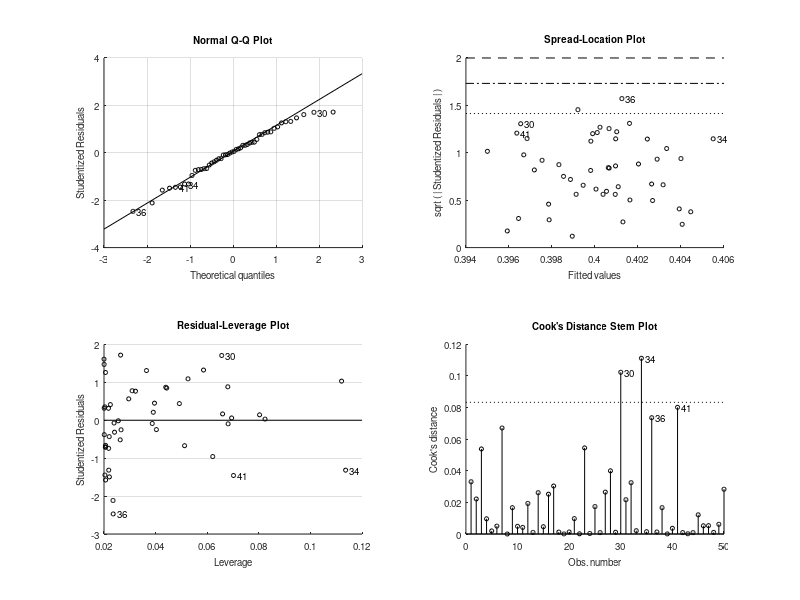

Write the MATLAB code that produced this figure. (Note: this script raises an error after producing the figure.)
% model behavioral variance explained as a function of behavioral persistence
% and true correlation between latent variable of interest with behavior
% Matt Churgin, de Bivort lab 2019
clear all
close all

numflies=50; % number of flies
iters=100; % number of iterations
nsteps=40; % num steps for x-y axis. 40 is a good chioce

behaviorcorr=[0:1/nsteps:1];
trueLatentCorr=[0:1/nsteps:1];

% behavior is assumed to come from a normal distribution
meanBehavior=0.4; % population mean behavioral measurement
standarddevBehavior=0.1; % population behavioral standard deviation 

varianceExplained=zeros(iters,length(behaviorcorr),length(trueLatentCorr));
corrc=zeros(iters,length(behaviorcorr),length(trueLatentCorr));

for i=1:iters
    flyData{i}=zeros(numflies,3,length(behaviorcorr),length(trueLatentCorr));
    for k=1:length(behaviorcorr)
        for kk=1:length(trueLatentCorr)
            
            firstrandomnumber=standarddevBehavior*randn(numflies,1);
            secondrandomnumber=standarddevBehavior*randn(numflies,1);
            thirdrandomnumber=standarddevBehavior*randn(numflies,1);
            
            % generate each fly's behavior measurement
            measuredbehavior=meanBehavior+firstrandomnumber*standarddevBehavior;
            
            % generate expected fly behavior at time of latent predictor measurement (dependent on
            % behavioral persistence correlation value, behaviorcorr(k))
            expectedBehavior=meanBehavior+sqrt(behaviorcorr(k))*firstrandomnumber+sqrt(1-sqrt(behaviorcorr(k))^2)*secondrandomnumber;
            
            % generate ideal behavior predicted from imaging (dependent on
            % true correlation between latent predictor and behavior, trueLatentCorr(kk))
            behaviorPredictionIdeal=meanBehavior+(expectedBehavior-meanBehavior)*sqrt(trueLatentCorr(kk))+thirdrandomnumber*(sqrt(1-sqrt(trueLatentCorr(kk))^2));
            
            flyData{i}(:,:,k,kk)=[measuredbehavior expectedBehavior behaviorPredictionIdeal];
            
            % predict measuredbehavior from behaviorPredictionIdeal
            linmodel=fitlm(flyData{i}(:,3,k,kk),flyData{i}(:,1,k,kk));
            
            % save R^2
            varianceExplained(i,k,kk)=linmodel.Rsquared.Ordinary;
            
            % save corr coefficient
            [r p]=corrcoef(flyData{i}(:,3,k,kk),flyData{i}(:,1,k,kk));
            corrc(i,k,kk)=r(1,2);
        end
    end
    disp(['iteration ' num2str(i) ' of ' num2str(iters)])
end
finalVarianceExplained=squeeze(mean(varianceExplained,1));
finalCorrc=squeeze(mean(corrc,1));
disp('done :)')

save neuralactivitybehavior_model
%%
clear all 
close all
load neuralactivitybehavior_model

figure %1
imagesc(finalVarianceExplained)
hold on
[C,h] = contour(finalVarianceExplained,[0.1 0.2 0.3 0.4 0.5]);
clabel(C,h,'FontSize',15)
h.LineWidth = 3;
h.LineColor='k';
h.LineStyle=':';
ylabel('behavioral persistence r')
xlabel('neural activity-behavior r')
hcb=colorbar;
title(hcb,'R^2')
set(gca,'XTick',[1:round(size(finalVarianceExplained,2)/10):size(finalVarianceExplained,2)])
set(gca,'YTick',[1:round(size(finalVarianceExplained,1)/10):size(finalVarianceExplained,1)])
set(gca,'XTickLabel',[trueLatentCorr(1:round(length(trueLatentCorr)/10):end)])
set(gca,'YTickLabel',[behaviorcorr(1:round(length(behaviorcorr)/10):end)])
set(gca,'FontSize',15)

%% plot latent variable - behavior correlation as heat map
% y variable is persistence, x variable is measured r-squared
rsquaredbins=20;
latentVariableCorr=NaN*zeros(length(behaviorcorr),rsquaredbins);
for i=1:length(behaviorcorr)
    for j=1:rsquaredbins
        temp=find(finalVarianceExplained(i,:)<(j/rsquaredbins));
        temp2=find(finalVarianceExplained(i,:)>((j-1)/rsquaredbins));
        temp3=intersect(temp,temp2);
        if ~isempty(trueLatentCorr(temp3))
            latentVariableCorr(i,j)=min(trueLatentCorr(temp3));
        end
    end
end

% SUP FIG heatmap fraction of behavioral variance explained
figure %2
imagesc(latentVariableCorr)
hold on
[C,h] = contour(latentVariableCorr,[0.5 0.75 0.9]);
clabel(C,h,'FontSize',15)
h.LineWidth = 3;
h.LineColor='k';
h.LineStyle=':';
set(gca,'XTick',[1:round(size(latentVariableCorr,2)/10):size(latentVariableCorr,2)])
set(gca,'YTick',[1:round(size(finalVarianceExplained,1)/10):size(finalVarianceExplained,1)])
set(gca,'XTickLabel',[0:round(size(latentVariableCorr,2)/10):(size(latentVariableCorr,2)-1)]/rsquaredbins)
set(gca,'YTickLabel',[behaviorcorr(1:round(length(behaviorcorr)/10):end)])
ylabel('behavior persistence R^2')
xlabel('measured neural activity-behavior R^2')
%hcb=colorbar;
%title(hcb,'true variance of behavior explained by neural activity')
set(gca,'FontSize',15)


g2=latentVariableCorr;
g2(isnan(g2))=-1;
minc = -0.01;
g2=g2-minc;
maxc = 1;
g2=255*g2/maxc;
g2=g2+1;
vectorPixels(g2,parula(256),[0 0 0])

figure %3
imagesc(zeros(size(latentVariableCorr)))
hold on
[C,h] = contour(latentVariableCorr,[0.5 0.75 0.9]);
clabel(C,h,'FontSize',15)
h.LineWidth = 3;
h.LineColor='k';
h.LineStyle=':';
